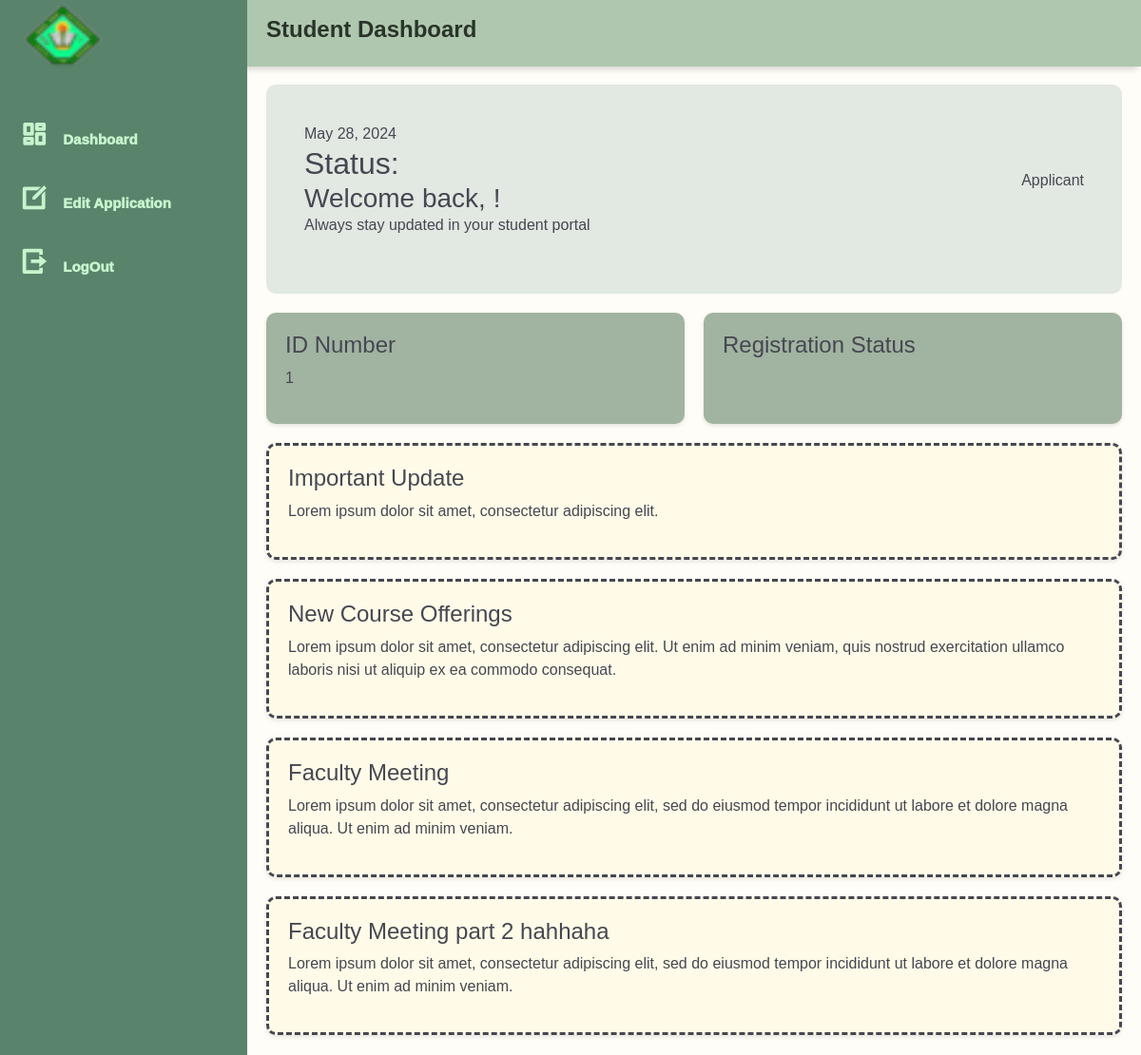
/studentdash.php (signed in), run on the app's committed database.
### tables this page shows
CREATE TABLE `announcements` (
  `announcement_id` int(11) NOT NULL,
  `title` varchar(255) NOT NULL,
  `content` text NOT NULL,
  `deleted` tinyint(1) DEFAULT 0,
  `created_at` timestamp NOT NULL DEFAULT current_timestamp()
);

### studentdash.php (the view, shortened to what this page needs)
<?php
$student_id = $_SESSION['student_id'];
$firstname = $_SESSION['firstname'];
$lastname = $_SESSION['lastname'];
$status = $_SESSION['status'];
?>
<!DOCTYPE html>
<html lang="en">
<head>
    <link rel="stylesheet" href="/css/studentdash.css">
    <link href="https://cdn.jsdelivr.net/npm/bootstrap@5.3.3/dist/css/bootstrap.min.css"
    rel="stylesheet"
/>
    <link href="https://cdn.jsdelivr.net/npm/remixicon@4.2.0/fonts/remixicon.css"
    rel="stylesheet"/>
    <link rel="stylesheet" href="https://cdnjs.cloudflare.com/ajax/libs/font-awesome/6.5.2/css/all.min.css" />
    <link rel="stylesheet" href="https://cdn.jsdelivr.net/npm/bootstrap-icons@1.11.3/font/bootstrap-icons.min.css">
</head>
<body>
    <div class="grid-container">
        <header class="header">
            <div class="header-right">
                <h4 style="padding-left: 250px;">Student Dashboard</h4>
            </div>
        </header>
        <aside id="sidebar">
            <div class="sidebar-title">
                <div class="sidebar-brand">
                    <img src="./images/schoolnewlogo.png" alt="" width="90px" height="80px">
                </div>
            </div>
            <ul class="sidebar-list">
                <li class="sidebar-list-items">
                    <a href="#"><i class="ri-dashboard-line"><span>Dashboard</span></i></a>
                </li>
                <li class="sidebar-list-items">
                    <a href="editapplication.php"><i class="ri-edit-box-line"><span>Edit Application</span></i></a>
                </li>
                <li class="sidebar-list-items">
                    <a href="Loginm.php"><i class="ri-logout-box-r-line" ><span>LogOut</span></i></a>
                </li>
            </ul>
        </aside>
        <main class="main-container">
            <div class="main-content">
                <div class="main">
                    <div class="status">
                        <div class="status-info">
                            <p>May 28, 2024</p>
                            <h2>Status: <?php echo htmlspecialchars($status); ?></h2>
                            <h3>Welcome back, <?php echo htmlspecialchars($firstname . ' ' . $lastname); ?>!</h3>
                            <p>Always stay updated in your student portal</p>
                        </div>
                        <div class="profile">
                            <div class="profile-info">
                                <h6>Applicant</h6>
                            </div>
                        </div>
                    </div>
                </div>
                <section class="dashboard-content">
                    <div class="info-box id-number">
                        <h4>ID Number</h4>
                        <p><?php echo htmlspecialchars($student_id); ?></p>
                    </div>
                    <div class="info-box registration-status">
                        <h4>Registration Status</h4>
                    </div>
                    <?php
                    require_once('connect.php');
                    $result = $con->query("SELECT * FROM announcements WHERE deleted=0");
                    if ($result->num_rows > 0) {
                        while ($row = $result->fetch_assoc()) {
                            echo '<div class="full-width-announcement">';
                            echo '<h4>' . htmlspecialchars($row['title']) . '</h4>';
                            echo '<p>' . htmlspecialchars($row['content']) . '</p>';
                            echo '</div>';
                            echo '<br>';
                        }
                    } else {
                        echo '<p>No announcements available.</p>';
                    }
                    ?>
                </section>
        </main>
    </div>
</body>
</html>

### css/studentdash.css (style rules this page uses)
* { font-family: "Open Sans", sans-serif; }
body { margin: 0; padding: 0; box-sizing: border-box; background-color: rgb(247,246,252); color: rgb(70, 71, 81); }
i { vertical-align: middle; line-height: 1px; font-size: 30px; text-decoration: none; }
.grid-container { display: grid; grid-template-columns: 260px 1fr 1fr 1fr; grid-template-rows: 0.2fr 3fr; grid-template-areas: "sidebar header header header" "sidebar main main main"; height: 100vh; }
.header { grid-area: header; height: 70px; display: flex; align-items: center; justify-content: space-between; padding: 0 30px 0 30px; box-shadow: 0 6px 7px -4px rgba(0, 0, 0, 0.2); background-color: #aec7ae; }
.header-right h4 { font-weight: 800; color: #2a342a; }
.header-right { display: flex; align-items: flex-end; flex-direction: row; font-weight: 900; color: #2a342a; font-size: 13px; }
#sidebar { grid-area: sidebar; height: 100%; background-color: rgb(90, 131, 108); color: rgb(255, 255, 255); overflow-y: auto; transition: all 0.5s ease; -webkit-transition: all 0.5s ease; z-index: 100; font-weight: 1000; }
.sidebar-title { display: flex; justify-content: space-between; align-items: center; padding: 0 20px 0 20px; margin-bottom: 30px; }
i span { font-size: 15px; padding: 15px; }
.sidebar-list { padding: 0; margin-top: 15px; list-style-type: none; }
.sidebar-list-items { padding: 20px 20px 20px 20px; font-size: 18px; }
.sidebar-list-items > a { text-decoration: none; color: rgba(209, 253, 212, 0.929); }
.main-container { grid-area: main; overflow-y: auto; padding: 20px 20px; background-color: #fffdf7; }
.main { display: flex; flex-direction: column; justify-content: space-between; background-color: #e2e8e2; padding: 20px; border-radius: 10px; margin-bottom: 20px; }
.status { display: flex; justify-content: space-between; align-items: center; background-color: #e2e8e2; padding: 20px; border-radius: 10px; margin-bottom: 20px; }
.status-info p, .status-info h2, .status-info h3 { margin: 0; }
.profile { display: flex; align-items: center; }
.profile-info { text-align: center; }
.dashboard-content { display: flex; flex-wrap: wrap; justify-content: space-between; }
.info-box { background-color: #a1b3a1; padding: 20px; border-radius: 10px; box-shadow: 0 2px 4px rgba(0,0,0,0.1); margin-bottom: 20px; width: calc(50% - 10px); }
.info-box h4 { margin-top: 0; }
.full-width-announcement { background-color: rgb(255, 251, 232); padding: 20px; border-radius: 10px; border-style:dashed; box-shadow: 0 2px 4px rgba(0,0,0,0.1); margin-bottom: 20px; width: 100%; }

### data on the page
announcements: title "Important Update", content "Lorem ipsum dolor sit amet, consectetur adipiscing elit."
announcements: title "New Course Offerings", content "Lorem ipsum dolor sit amet, consectetur adipiscing elit. Ut enim ad minim veniam, quis nostrud exercitation ullamco laboris nisi ut aliquip ex ea commodo consequat."
announcements: title "Faculty Meeting", content "Lorem ipsum dolor sit amet, consectetur adipiscing elit, sed do eiusmod tempor incididunt ut labore et dolore magna aliqua. Ut enim ad minim veniam."
announcements: title "Faculty Meeting part 2 hahhaha", content "Lorem ipsum dolor sit amet, consectetur adipiscing elit, sed do eiusmod tempor incididunt ut labore et dolore magna aliqua. Ut enim ad minim veniam."

### other printed values
$student_id "1"
